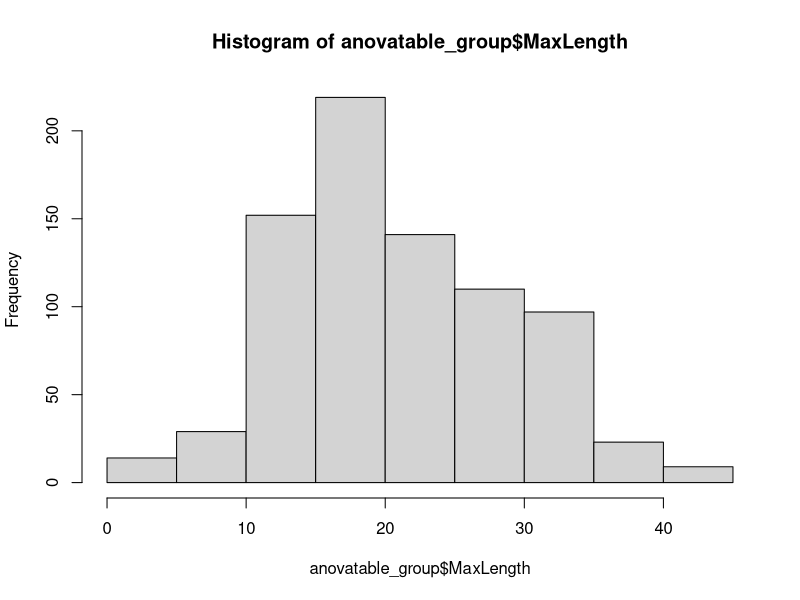
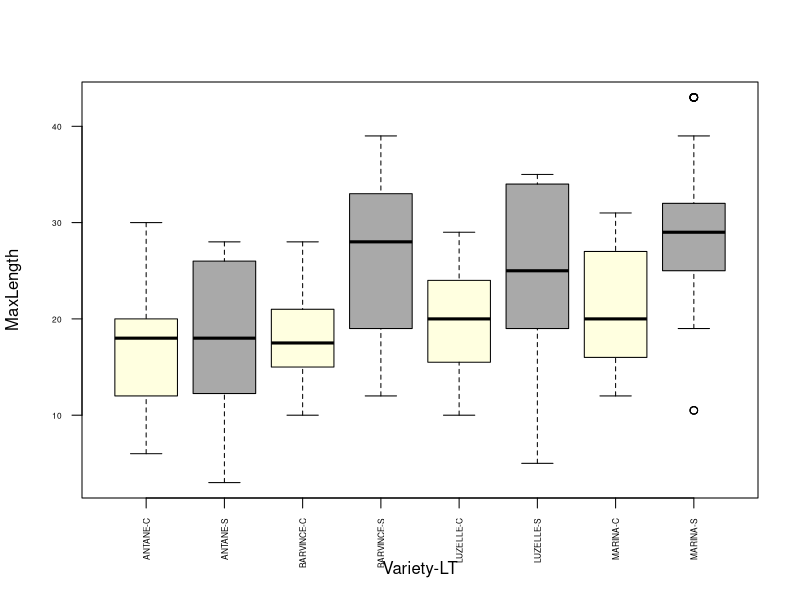
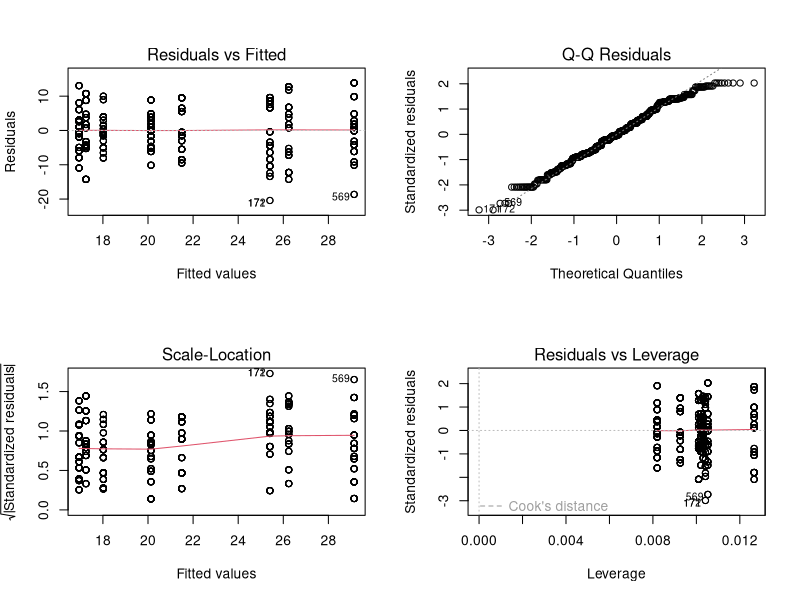
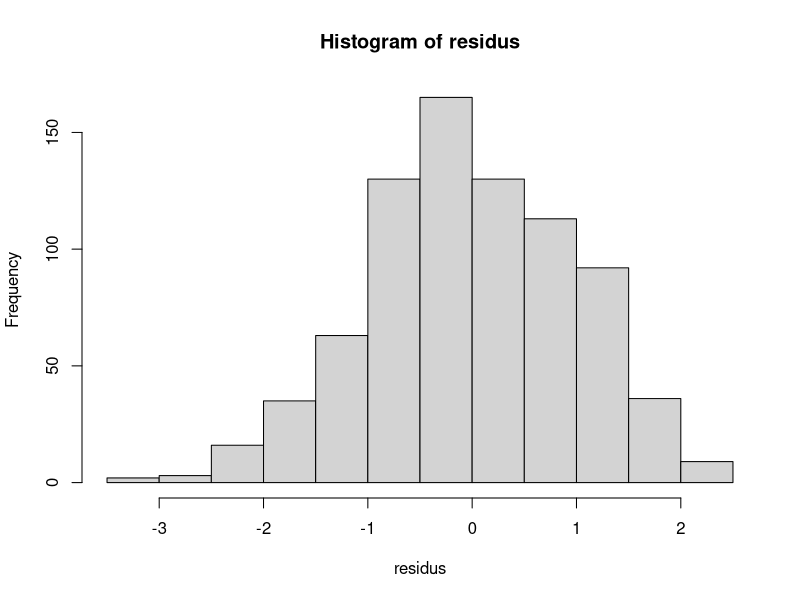
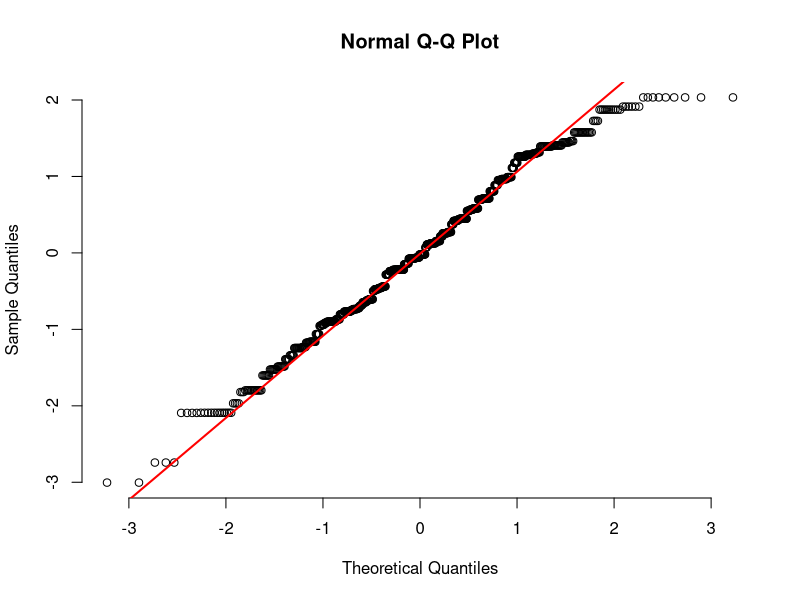
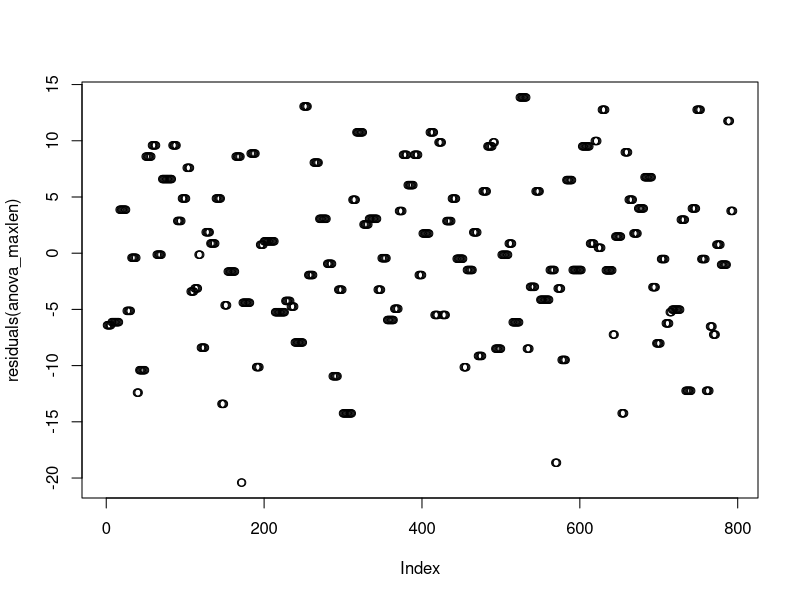
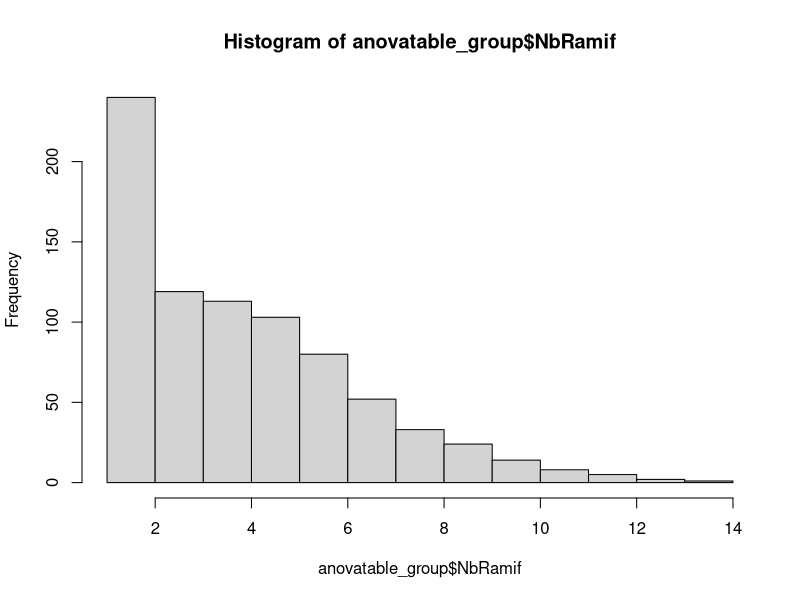
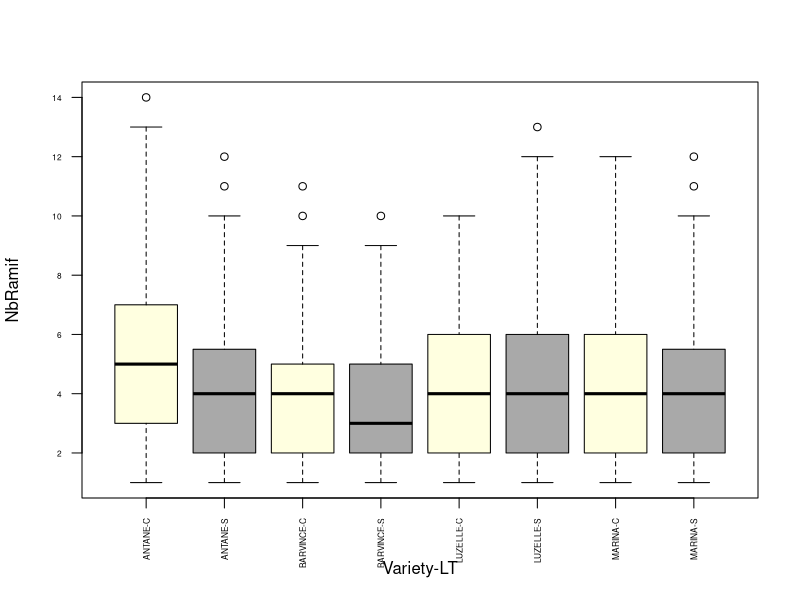

Source code (R) for these figures, in order:
library(ggplot2)
library(tidyr)
library(dplyr)
library(car)

# Read data from CSV file
anovatable <- read.table("table_ANOVA.csv", sep=',', dec='.', header=TRUE, stringsAsFactors = TRUE)

# Group data by ID
anovatable_group <- anovatable %>%
  group_by(ID)

##### MaxLength

# Plot histogram of MaxLength
hist(anovatable_group$MaxLength)

# Perform ANOVA on MaxLength
anova_maxlen <- lm(MaxLength ~ Var * LT, data = anovatable_group)
summary(aov(anova_maxlen))

# Create trait_id variable
anovatable_group$trait_id <- paste0(anovatable_group$Var, "-", anovatable_group$LT)

# Define colors for boxplot
rdre_couleurs <- c("lightyellow", "darkgray", "lightyellow", "darkgray", "lightyellow", "darkgray", "lightyellow", "darkgray")

# Create boxplot for MaxLength
boxplot(anovatable_group$MaxLength ~ anovatable_group$trait_id, xlab = "Variety-LT", ylab = "MaxLength", col = rdre_couleurs, las = 2, cex.axis = 0.5)

# Plot residuals

par(mfrow = c(2, 2))
plot(anova_maxlen)

par(mfrow = c(1, 1))

# Check normality of residuals
residus <- rstudent(anova_maxlen)
hist(residus)
qqnorm(residus, pch = 1, frame = FALSE)
qqline(residus, col = "red", lwd = 2)
plot(residuals(anova_maxlen))

# Shapiro-Wilk normality test
shapiro.test(residus)

# Levene's test for homogeneity
resultat_levene <- leveneTest(residus, anovatable_group$Var)
resultat_levene2 <- leveneTest(residus, anovatable_group$LT)
print(resultat_levene)
print(resultat_levene2)

###### ANOVA for NbRamif

# Plot histogram for NbRamif
hist(anovatable_group$NbRamif)

# Perform ANOVA on NbRamif
anova_nbramif <- lm(NbRamif ~ Var * LT, data = anovatable_group)
summary(aov(anova_nbramif))

# Create boxplot for NbRamif
boxplot(anovatable_group$NbRamif ~ anovatable_group$trait_id, xlab = "Variety-LT", ylab = "NbRamif", col = rdre_couleurs, las = 2, cex.axis = 0.5)

# Plot residuals

par(mfrow = c(2, 2))

plot(anova_nbramif)

par(mfrow = c(1, 1))

# Try with a Poisson transformation
ganova_nbramif <- glm(NbRamif ~ Var * LT, data = anovatable_group, family = "poisson")
summary(aov(ganova_nbramif))
boxplot(anovatable_group$NbRamif ~ anovatable_group$trait_id, las = 2, cex.axis = 0.5)

# Check normality of residuals
residus2 <- rstudent(anova_nbramif)
hist(residus2)
qqnorm(residus2, pch = 1, frame = FALSE)
qqline(residus2, col = "red", lwd = 2)

# Shapiro-Wilk normality test
shapiro.test(residus2)

# Levene's test for homogeneity
resultat_levene_Ramif <- leveneTest(residus2, anovatable_group$Var)
resultat_levene_Ramif2 <- leveneTest(residus2, anovatable_group$LT)
print(resultat_levene_Ramif)
print(resultat_levene_Ramif2)

##### ANOVA for MeanInternodeLengthRamif

# Plot histogram for MeanInternodeLengthRamif
hist(anovatable_group$MeanInternodeLengthRamif)

# Perform ANOVA on MeanInternodeLengthRamif
anova_internode <- lm(MeanInternodeLengthRamif ~ Var * LT, data = anovatable_group)
summary(aov(anova_internode))

# Create boxplot for MeanInternodeLengthRamif
boxplot(anovatable_group$MeanInternodeLengthRamif ~ anovatable_group$trait_id, xlab = "Variety-LT", ylab = "Internode Length", col = rdre_couleurs, las = 2, cex.axis = 0.5)

# Plot residuals

par(mfrow = c(2, 2))

plot(anova_internode)

par(mfrow = c(1, 1))

# Check normality of residuals
residus3 <- rstudent(anova_internode)
hist(residus3)
qqnorm(residus3, pch = 1, frame = FALSE)
qqline(residus3, col = "red", lwd = 2)
shapiro.test(residus3)

# Levene's test for homogeneity
resultat_levene_internode <- leveneTest(residus3, anovatable_group$Var)
resultat_levene_internode2 <- leveneTest(residus3, anovatable_group$LT)
print(resultat_levene_internode)
print(resultat_levene_internode2)

##### ANOVA for BiomassFin

# Read data from another CSV file
anovatable2 <- read.table("DATA_LAI_BIOMASS.csv", sep=';', dec=',', header=TRUE, stringsAsFactors = TRUE)

# Group data by ID
anovatable2_group<- anovatable2%>%
  group_by(ID)

# Remove the NA

anova2_NA <- anovatable2_group[complete.cases(anovatable2_group$BiomassFin), ]

# Plot histogram for BiomassFin

hist(anova2_NA$BiomassFin)

# Perform ANOVA on BiomassFin
anova_Biomass <- lm(log10(BiomassFin) ~ Var + LT + log10(BiomassCut), data = anova2_NA)
summary(aov(anova_Biomass))

# Create a trait_id variable for boxplot
anova2_NA$trait_id = paste0(anova2_NA$Var, "-", anova2_NA$LT)

# Boxplot for BiomassFin
boxplot(anova2_NA$BiomassFin ~ anova2_NA$trait_id, xlab = "Variety-LT", ylab = "BiomassFin", col = rdre_couleurs, las = 2, cex.axis = 0.5)

# Plot residuals

par(mfrow = c(2, 2))

plot(anova_Biomass)

par(mfrow = c(1, 1))

# Normality
residus4 = rstudent(anova_Biomass)
hist(residus4)
qqnorm(residus4, pch = 1, frame = FALSE)
qqline(residus4, col = "red", lwd = 2)
shapiro.test(residus4)

# Homogeneity
resultat_levene_biomass <- leveneTest(residus4, anova2_NA$Var)
resultat_levene_biomass2 <- leveneTest(residus4, anova2_NA$LT)

print(resultat_levene_biomass)
print(resultat_levene_biomass2)

########################################################################

